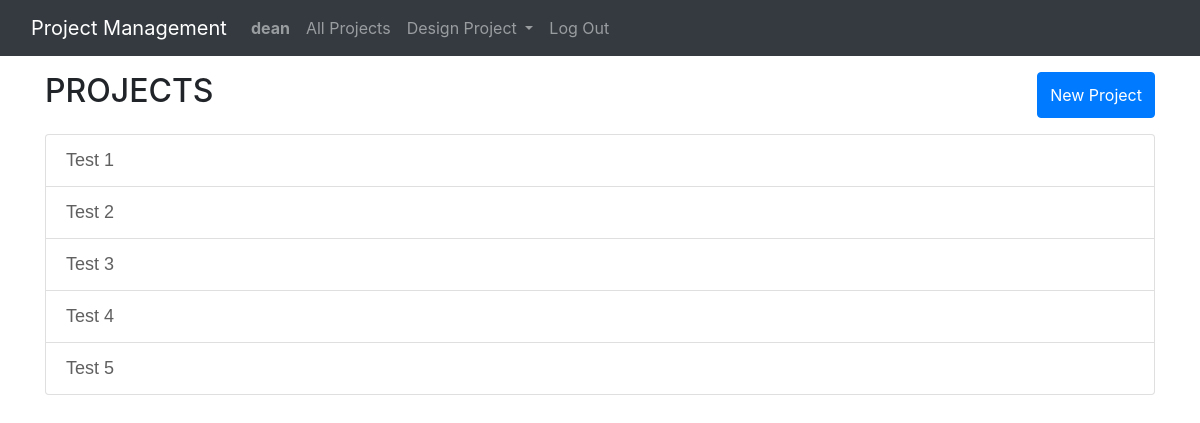
The app's page / (signed in), older data.
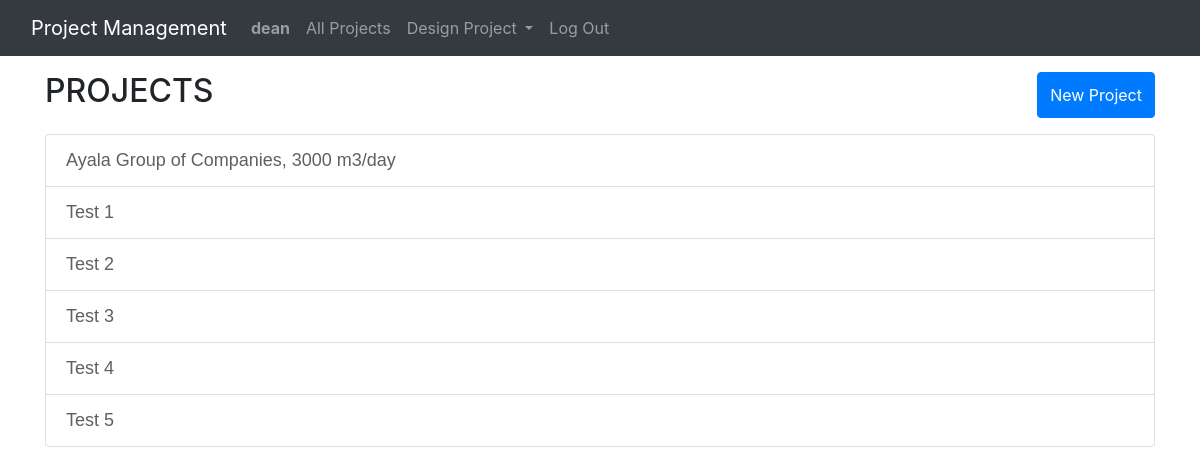
The same page, newer data.
### engineering/models.py (models this page shows, shortened)
class Project(models.Model):
    proj_name = models.CharField(max_length=300)

### engineering/views.py (the view, shortened to what this page needs)
# urls.py: path("", views.index, name="index"),
def index(request):
    if request.method == 'GET':
        projects = Project.objects.all().order_by("proj_name")
        return render(request, "engineering/index.html", {
            "projects": projects,
        })

### engineering/templates/engineering/index.html (shortened to what this page needs)
{% extends "engineering/layout.html" %}
{% load static %}
{% block body %}
    <div class='container'>
            <div class="d-flex justify-content-between my-3">
            <h2>PROJECTS</h2>
            <button type="button" class="btn btn-primary" data-bs-toggle="modal" data-bs-target="#exampleModal">
                New Project
              </button>
            </div>
            <ul class="list-group">
            {% for project in projects%}
                <li class="list-group-item"><a href="{% url "project" id=project.id %}" class="project-list">{{ project.proj_name }}</a></li>
            {% endfor %}
            </ul>
            <br>
    </div>
{% endblock %}

Row changes from the older to the newer data that the page shows:
added Project: proj_name "Ayala Group of Companies, 3000 m3/day"
